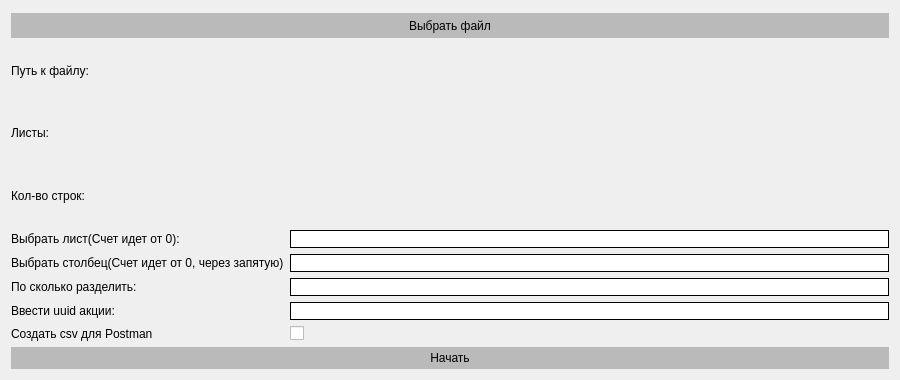
    <widget class="QWidget" name="tab_2">
     <property name="minimumSize">
      <size>
       <width>900</width>
       <height>380</height>
      </size>
     </property>
     <property name="maximumSize">
      <size>
       <width>900</width>
       <height>380</height>
      </size>
     </property>
     <attribute name="title">
      <string>Скидка(Пользователи)</string>
     </attribute>
     <layout class="QVBoxLayout" name="verticalLayout_3">
      <item>
       <widget class="QPushButton" name="pushButton_2">
        <property name="minimumSize">
         <size>
          <width>0</width>
          <height>25</height>
         </size>
        </property>
        <property name="maximumSize">
         <size>
          <width>16777215</width>
          <height>20</height>
         </size>
        </property>
        <property name="styleSheet">
         <string notr="true">background-color: rgb(186, 186, 186);
border: 4px solid rgb(186, 186, 186);</string>
        </property>
        <property name="text">
         <string>Выбрать файл</string>
        </property>
       </widget>
      </item>
      <item>
       <layout class="QGridLayout" name="gridLayout_2">
        <item row="3" column="0">
         <widget class="QLabel" name="label_14">
          <property name="text">
           <string>Кол-во строк:</string>
          </property>
         </widget>
        </item>
        <item row="6" column="1">
         <widget class="QLineEdit" name="lineEdit_7">
          <property name="styleSheet">
           <string notr="true">border: 1px solid black;
box-shadow: inset -10px -10px 15px rgba(255, 255, 255, 0.5), 
           inset 10px 10px 15px rgba(70, 70, 70, 0.12);
</string>
          </property>
         </widget>
        </item>
        <item row="1" column="1">
         <widget class="QLabel" name="label_20">
          <property name="text">
           <string/>
          </property>
          <property name="wordWrap">
           <bool>true</bool>
          </property>
         </widget>
        </item>
        <item row="1" column="0">
         <widget class="QLabel" name="label_12">
          <property name="text">
           <string>Путь к файлу:</string>
          </property>
         </widget>
        </item>
        <item row="5" column="1">
         <widget class="QLineEdit" name="lineEdit_6">
          <property name="styleSheet">
           <string notr="true">border: 1px solid black;
box-shadow: inset -10px -10px 15px rgba(255, 255, 255, 0.5), 
           inset 10px 10px 15px rgba(70, 70, 70, 0.12);
</string>
          </property>
         </widget>
        </item>
        <item row="4" column="1">
         <widget class="QLineEdit" name="lineEdit_5">
          <property name="styleSheet">
           <string notr="true">border: 1px solid black;
box-shadow: inset -10px -10px 15px rgba(255, 255, 255, 0.5), 
           inset 10px 10px 15px rgba(70, 70, 70, 0.12);
</string>
          </property>
         </widget>
        </item>
        <item row="7" column="1">
         <widget class="QLineEdit" name="lineEdit_8">
          <property name="styleSheet">
           <string notr="true">border: 1px solid black;
box-shadow: inset -10px -10px 15px rgba(255, 255, 255, 0.5), 
           inset 10px 10px 15px rgba(70, 70, 70, 0.12);
</string>
          </property>
         </widget>
        </item>
        <item row="5" column="0">
         <widget class="QLabel" name="label_16">
          <property name="text">
           <string>Выбрать столбец(Счет идет от 0, через запятую)</string>
          </property>
         </widget>
        </item>
        <item row="2" column="1">
         <widget class="QLabel" name="label_21">
          <property name="text">
           <string/>
          </property>
          <property name="wordWrap">
           <bool>true</bool>
          </property>
         </widget>
        </item>
        <item row="6" column="0">
         <widget class="QLabel" name="label_17">
          <property name="text">
           <string>По сколько разделить:</string>
          </property>
         </widget>
        </item>
        <item row="8" column="0">
         <widget class="QLabel" name="label_19">
          <property name="text">
           <string>Создать csv для Postman</string>
          </property>
         </widget>
        </item>
        <item row="3" column="1">
         <widget class="QLabel" name="label_22">
          <property name="text">
           <string/>
          </property>
          <property name="wordWrap">
           <bool>true</bool>
          </property>
         </widget>
        </item>
        <item row="7" column="0">
         <widget class="QLabel" name="label_18">
          <property name="text">
           <string>Ввести uuid акции:</string>
          </property>
         </widget>
        </item>
        <item row="8" column="1">
         <widget class="QCheckBox" name="checkBox_2">
          <property name="text">
           <string/>
          </property>
         </widget>
        </item>
        <item row="2" column="0">
         <widget class="QLabel" name="label_13">
          <property name="text">
           <string>Листы:</string>
          </property>
         </widget>
        </item>
        <item row="4" column="0">
         <widget class="QLabel" name="label_15">
          <property name="text">
           <string>Выбрать лист(Счет идет от 0):</string>
          </property>
         </widget>
        </item>
       </layout>
      </item>
      <item>
       <widget class="QPushButton" name="start_2">
        <property name="styleSheet">
         <string notr="true">background-color: rgb(186, 186, 186);
border: 4px solid rgb(186, 186, 186);</string>
        </property>
        <property name="text">
         <string>Начать</string>
        </property>
       </widget>
      </item>
     </layout>
    </widget>
